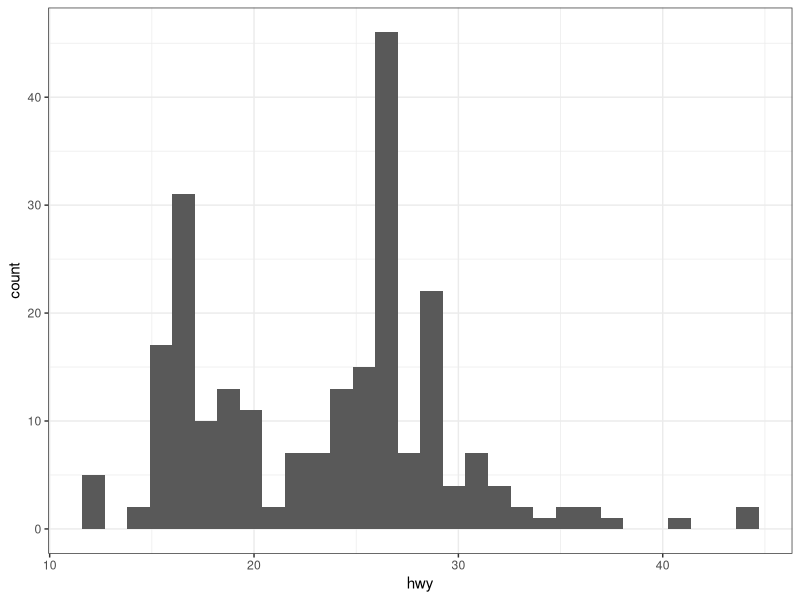

This figure's R source: (Note: this script raises an error after producing the figure.)
#'---
#'title: "Test-Driving Render-Ready R Scripts that Include External Code Chunks"
#'author: "Eric Buhle"
#'date: "`r Sys.Date()`"
#'output: html_document
#'---

#' # Render-Ready R Scripts
#' 
#' Another option is to [render a report directly](https://happygitwithr.com/r-test-drive.html) 
#' from an R script. This is great for "prettifying" R scripts with a minimum of additional effort.
#' It's also possible to use the `knitr` chunk syntax to make the same code chunks in the script
#' available to an .Rmd document via `read_chunk()`.
#' 
#' For example, the next chunk makes a plot.
#+ make_hist, fig.width = 5, out.width = "50%", fig.align = "center", message = FALSE
library(ggplot2)
ggplot(mpg, aes(hwy)) + geom_histogram() + theme_bw()

#' # Including External Code Chunks
#' 
#' Great. But we might also want to include chunks from an external script in another, renderable 
#' script. We could `source()` an external script in its entirety, but what if we just want to 
#' include a chunk or chunks from an external script instead of running the whole thing? Does
#' `read_chunk()` work in a render-ready R script? Let's find out.
#+ read_chunks
knitr::read_chunk("chunk_test1.R")

#' Now let's see if we can invoke chunks from `chunk_test1.R`.
#+ variables_xy

#' *Sweeeeeet!* It works!!! Here's some more:
#+ plot_xy, fig.width = 5, out.width = "50%", fig.align = "center", echo = FALSE